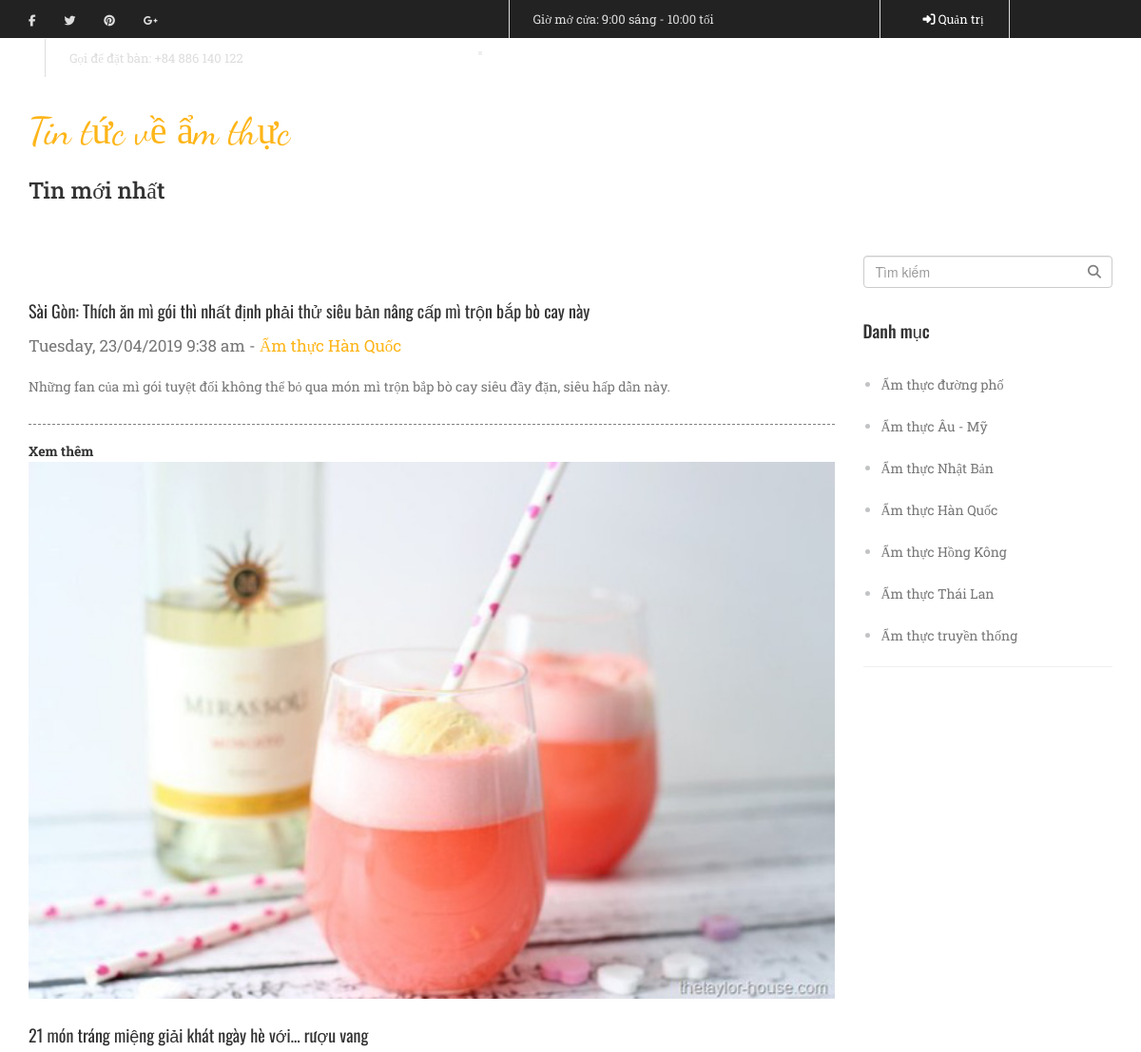
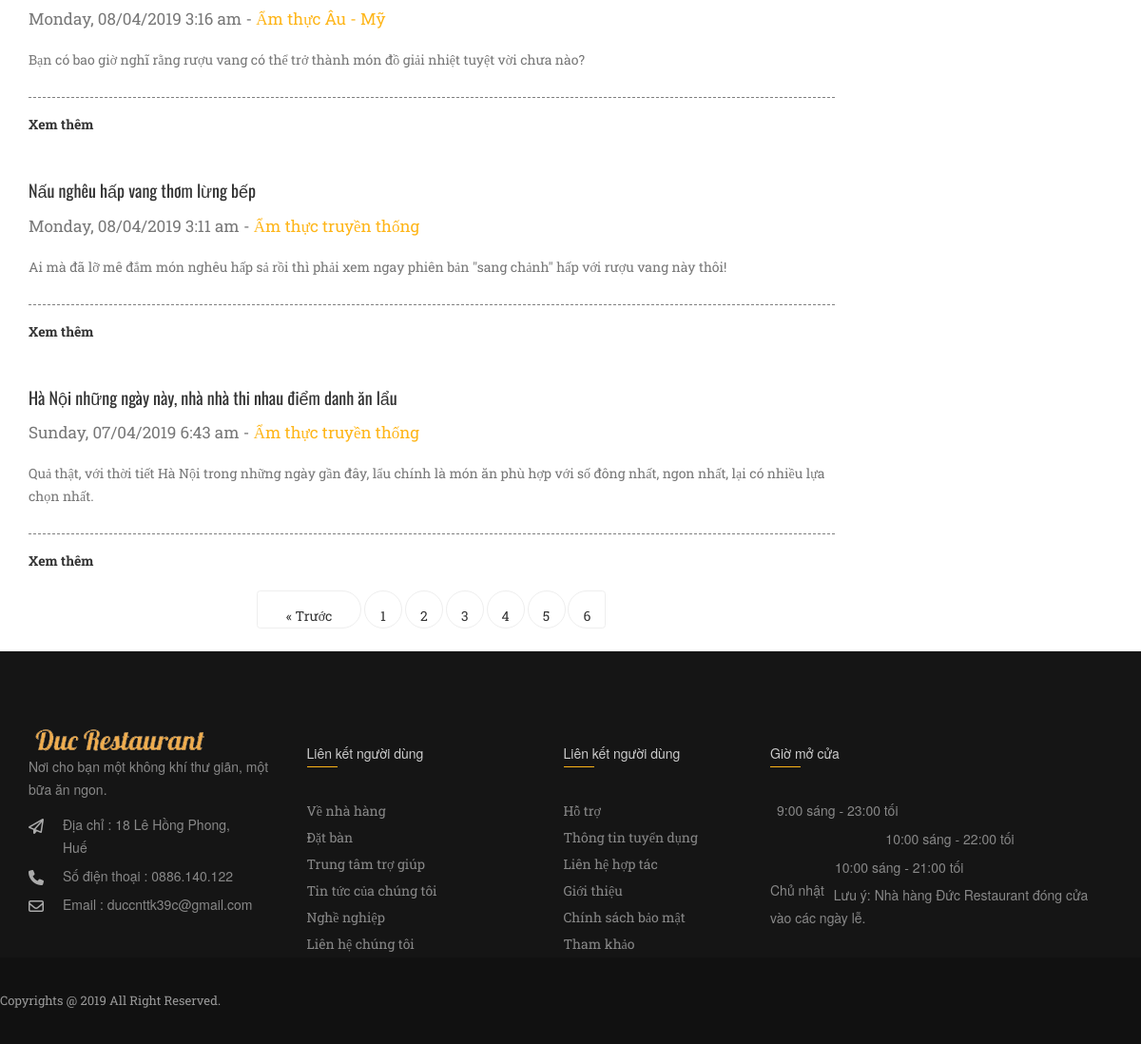
/index.php/newspage, run on the app's committed database (2 pictures, top to bottom).
### tables this page shows
CREATE TABLE `categories_news` (
  `id` int(11) NOT NULL,
  `name_catenews` varchar(255) NOT NULL
);

CREATE TABLE `news` (
  `id` int(11) NOT NULL,
  `title` varchar(255) NOT NULL,
  `id_catenews` int(11) NOT NULL,
  `content_news` text NOT NULL,
  `date_created` double NOT NULL,
  `image_news` text NOT NULL,
  `quote` text NOT NULL
);

### application/controllers/Newspage.php (called while the page is built, shortened)
<?php if ( ! defined('BASEPATH')) exit('No direct script access allowed');
class Newspage extends CI_Controller {
	private $sotinmottrang;
	public function __construct()
	{
		$this->load->model('news_model');
		$this->sotinmottrang = 4;
	}
	public function index()
	{
		$dl = $this->news_model->loadDsNewsPage($this->sotinmottrang);
		$sotrang = $this->news_model->numberOfPagesNews($this->sotinmottrang);
		$danhmuc = $this->news_model->getDataCateNews();
		$mangdl = array(
			'dulieutin' => $dl,
			'sotrang' => $sotrang,
			'danhmuc' => $danhmuc
		);
		$this->load->view('newspage', $mangdl);
	}
}

### index.php (called while the page is built, shortened)
<?php
require_once BASEPATH.'core/CodeIgniter.php';

### application/models/news_model.php (called while the page is built, shortened)
<?php if ( ! defined('BASEPATH')) exit('No direct script access allowed');
class news_model extends CI_Model {
	public function getDataCateNews()
	{
		$this->db->select('*');
		$dl = $this->db->get('categories_news');
		$dl = $dl->result_array();
		return $dl;
	}
	public function loadDsNewsPage($sotinmottrang)
	{
		$this->db->select('*');
		$this->db->join('news', 'news.id_catenews = categories_news.id', 'left');
		$this->db->order_by('news.id', 'desc');
		$kq = $this->db->get('categories_news', $sotinmottrang, 0);
		$kq = $kq->result_array();
		return $kq;
	}
	public function numberOfPagesNews($sotinmottrang)
	{
		$this->db->select('*');
		$kq1 = $this->db->get('news');
		$kq1 = $kq1->result_array();
		$soluongtin = count($kq1);
		$sotrang = ceil($soluongtin/$sotinmottrang);
		return $sotrang;
	}
}

### application/views/newspage.php (the view, shortened to what this page needs)
<!DOCTYPE html>
<html lang="en">
<head>
	<link rel="stylesheet" href="<?php echo base_url() ?>vendor/bootstrap.css">
	<link rel="stylesheet" href="<?php echo base_url() ?>vendor/font-awesome.css">
 	<link rel="stylesheet" href="<?php echo base_url() ?>1.css">
</head>
<?php include 'header_home.php'; ?>
	<?php
		$uri = $_SERVER['REQUEST_URI'];
		$uri = explode('/', $uri);
		$tranghientai = end($uri);
	?>
	<div class="tieudenews">
		<div class="container">
	 		<div class="row">
	 			<div class="col-sm-12 text-xs-center wow flipInY" data-wow-delay="0s">
					<div class="tdtintuchome">
						<span class="fontdancing">Tin tức về ẩm thực</span>
						<h2 class="fontroboto">Tin mới nhất</h2>
					</div>
				</div>
	 		</div>
	 	</div>
	</div>
	<section class="noidungtin">
		<div class="container">
			<div class="row">
				<div class="col-sm-9">
					<?php foreach ($dulieutin as $motdl): ?>
					<div class="mottinchuan mb-3 wow fadeInUp">
						<a href="<?php echo base_url() ?>newspage/newsDetail/<?= $motdl['id'] ?>"><img src="<?= $motdl['image_news'] ?>" alt=""></a>
						<a href="<?php echo base_url() ?>newspage/newsDetail/<?= $motdl['id'] ?>" class="tieudetin1 fontoswald"><?= $motdl['title'] ?></a>
						<div class="ngaythang1"><?= date('l, d/m/Y  G:i a',$motdl['date_created']) ?> - <span class="vang"> <?= $motdl['name_catenews'] ?></span></div>
						<p class="fontroboto"><?= $motdl['quote'] ?></p>
						<div class="docthem mb-2">
							<a href="<?php echo base_url() ?>newspage/newsDetail/<?= $motdl['id'] ?>" class="rm fontroboto">Xem thêm</a>
						</div>
					</div>
					<?php endforeach ?>
					<nav class="phantrang mb-3  wow fadeInUp">
						<ul class="pagination">
							<?php if($tranghientai > 1 && $sotrang > 1){ ?>
								<li class="prev">
									<a href="<?php echo base_url() ?>newspage/page/<?= $tranghientai-1 ?>" aria-label="Previous">
										<span aria-hidden="true">&laquo; Trước</span>
									</a>
								</li>
							<?php } ?>
							<?php for ($i = 1; $i <= $sotrang; $i++) { ?>
									<?php if ($i == $tranghientai){ ?>
										<li class="current"><?= $i?></li>
									<?php } else { ?>
										<li><a href="<?php echo base_url() ?>newspage/page/<?= $i ?>"><?= $i ?></a></li>
									<?php } ?>
							<?php } ?>
						</ul>
					</nav>
				</div>
				<div class="col-sm-3">
					<div class="phansearch  wow fadeInUp">
						<form action="<?php echo base_url() ?>newspage/searchTitle" method="POST" class="form-block">
							<input type="text" class="form-control phansearchct" name="searchtitle" placeholder="Tìm kiếm">
							<button type="submit" class="iconsearch"><i class="fa fa-search"></i></button>
						</form>
					</div>
					<div class="khoilistlink my-2  wow fadeInUp">
						<h3 class="fontoswald">Danh mục</h3>
						<ul class="fontroboto">
							<?php foreach ($danhmuc as $ds): ?>
							<li><a href="<?php echo base_url() ?>newspage/LoadNewsByCate/<?= $ds['id'] ?>"><?= $ds['name_catenews'] ?></a></li>
							<?php endforeach ?>
						</ul>
					</div>
				</div>
			</div>
		</div>
	</section>
	<?php include "footer_home.php"; ?>
</body>
</html>

### 1.css (style rules this page uses)
.fontroboto { font-family: 'Roboto Slab', serif; }
.mottinchuan p.fontroboto { font-size: 14px; line-height: 24px; color: #777777; }
.fontoswald { font-family: 'Oswald', sans-serif; }
.fontdancing { font-family: 'Dancing Script', cursive; }
a.rm.fontroboto { text-decoration: none; color: #333333; font-size: 14px; font-weight: bold; }
.docthem { height: 40px; border-top: 1px dashed gray; padding-top: 17px; margin-top: 27px; color: #777777; font-size: 14px; }
.ngaythang1 { font-size: 17px; line-height: 24px; display: inline-block; font-family: "Roboto Slab", serif; padding-bottom: 19px; color: #777777; }
a.tieudetin1.fontoswald { color: #333333; font-size: 18px; padding: 26px 0 12px 0; display: block; }
.tdtintuchome h2 { font-size: 24px; color: #333333; margin-bottom: 55px; }
.tdtintuchome .fontdancing { font-size: 40px; color: #feb518; }
.mottinchuan img { width: 100%; }
span.vang { color: #feb518; }
* { margin: 0; padding: 0; }
nav.phantrang ul li.prev a, nav.phantrang ul li.next a { width: 110px; }
.phantrang ul li { display: inline-block; }
nav.phantrang { text-align: center; }
nav.phantrang ul li a { display: inline-block; color: #333333; width: 40px; height: 40px; font-family: "Roboto Slab", serif; font-size: 14px; border: 1px solid #eeeeee; border-radius: 22px; text-align: center; line-height: 40px; }
nav.phantrang ul { list-style: none; display: inline-block; }
.khoilistlink.my-2 { border-bottom: 1px solid #f0f0f0; }
.khoilistlink ul.fontroboto { color: #c2c3c5;margin-left: 19px; }
.khoilistlink ul li a { color: #777777; line-height: 44px; font-size: 14px; }
.khoilistlink h3.fontoswald { font-size: 18px; line-height: 50px; color: #333333; }
button.iconsearch { position: absolute; top: 6px; right: 12px; background: none; border: none; color: #7f7f7f; cursor: pointer; }
.phansearch { position: relative; }

### data on the page
categories_news: news.title "Sài Gòn: Thích ăn mì gói thì nhất định phải thử siêu bản nâng cấp mì trộn bắp bò cay này", news.date_created "Tuesday, 23/04/2019 9:38 am", name_catenews "Ẩm thực Hàn Quốc", news.quote "Những fan của mì gói tuyệt đối không thể bỏ qua món mì trộn bắp bò cay siêu đầy đặn, siêu hấp dẫn này."
categories_news: news.image_news (picture), news.title "21 món tráng miệng giải khát ngày hè với… rượu vang", news.date_created "Monday, 08/04/2019 3:16 am", name_catenews "Ẩm thực Âu - Mỹ", news.quote "Bạn có bao giờ nghĩ rằng rượu vang có thể trở thành món đồ giải nhiệt tuyệt vời chưa nào?"
categories_news: news.title "Nấu nghêu hấp vang thơm lừng bếp", news.date_created "Monday, 08/04/2019 3:11 am", name_catenews "Ẩm thực truyền thống", news.quote "Ai mà đã lỡ mê đắm món nghêu hấp sả rồi thì phải xem ngay phiên bản \"sang chảnh\" hấp với rượu vang này thôi!", news.title "Hà Nội những ngày này, nhà nhà thi nhau điểm danh ăn lẩu", news.date_created "Sunday, 07/04/2019 6:43 am", news.quote "Quả thật, với thời tiết Hà Nội trong những ngày gần đây, lẩu chính là món ăn phù hợp với số đông nhất, ngon nhất, lại có nhiều lựa chọn nhất."
categories_news: name_catenews "Ẩm thực đường phố"
categories_news: name_catenews "Ẩm thực Nhật Bản"
categories_news: name_catenews "Ẩm thực Hồng Kông"
categories_news: name_catenews "Ẩm thực Thái Lan"
